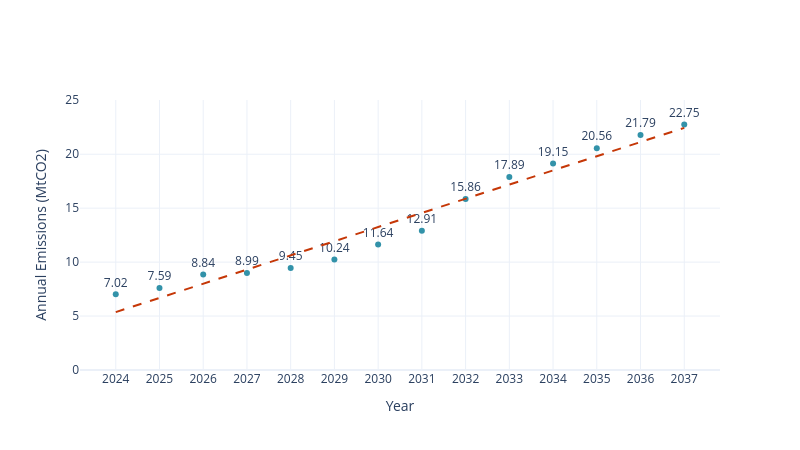

The cell this chart's notebook holds for it:
### Code cell
em_upme = pd.read_csv(emissions)
em_sw = pd.read_csv(model_outputs_path+'/emissions.csv')
sw.scenarios.annual_emmissions(em_upme, 'PERIOD', 'AnnualEmissions_tCO2_per_yr')

### Figure 1 — Plotly figure (JSON) as saved in the notebook; plotly's stock layout.template omitted (floating-point values rounded to 4 significant figures)
{"data": [{"marker": {"color": "#3292A9"}, "mode": "markers+text", "text": ["7.02", "7.59", "8.84", "8.99", "9.45", "10.24", "11.64", "12.91", "15.86", "17.89", "19.15", "20.56", "21.79", "22.75"], "textposition": "top center", "type": "scatter", "x": [2024, 2025, 2026, 2027, 2028, 2029, 2030, 2031, 2032, 2033, 2034, 2035, 2036, 2037], "y": [7.02, 7.59, 8.84, 8.99, 9.45, 10.24, 11.64, 12.91, 15.86, 17.89, 19.15, 20.56, 21.79, 22.75]}, {"line": {"color": "#C53707", "dash": "dash"}, "mode": "lines", "type": "scatter", "x": [2024, 2025, 2026, 2027, 2028, 2029, 2030, 2031, 2032, 2033, 2034, 2035, 2036, 2037], "y": [5.368, 6.682, 7.995, 9.309, 10.62, 11.94, 13.25, 14.56, 15.88, 17.19, 18.5, 19.82, 21.13, 22.44]}], "layout": {"height": 450, "showlegend": false, "width": 800, "xaxis": {"tickvals": [2024, 2025, 2026, 2027, 2028, 2029, 2030, 2031, 2032, 2033, 2034, 2035, 2036, 2037], "title": {"text": "Year"}}, "yaxis": {"range": [0, 25.03], "title": {"text": "Annual Emissions (MtCO2)"}}}}
